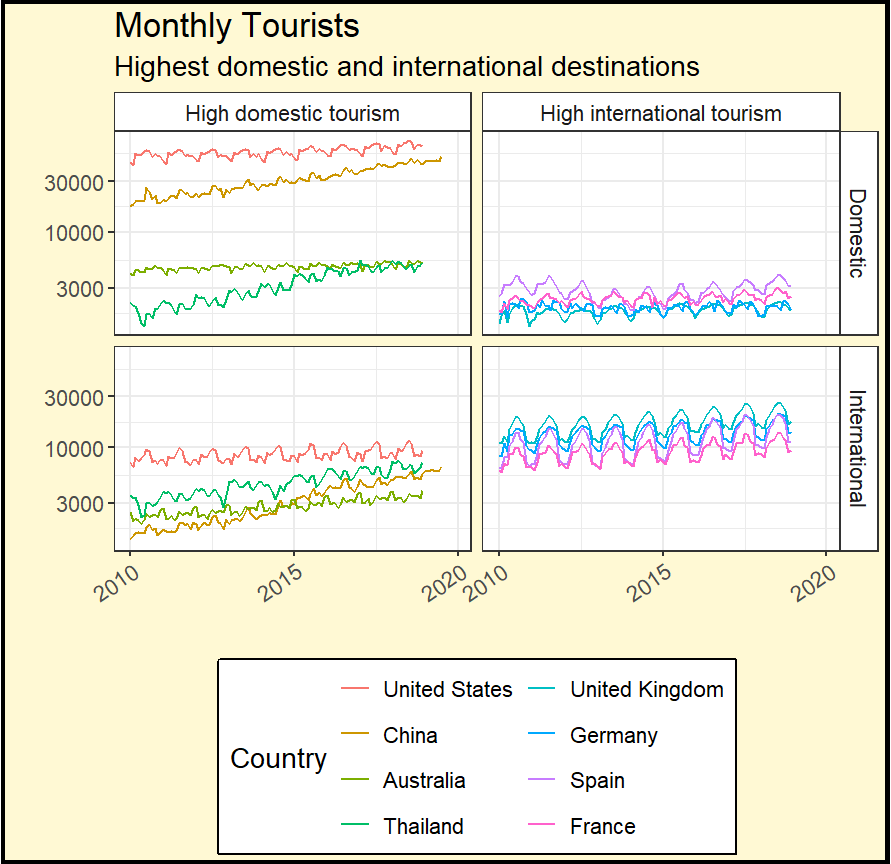

This figure's R source:
library(tidytuesdayR)
library(tidyverse)
library(gapminder)
library(scales)
library(countrycode)


# get data ----
tuesdata <- tidytuesdayR::tt_load(2024, week = 52)
global_holidays <- tuesdata$global_holidays
monthly_passengers <- tuesdata$monthly_passengers

# process data ----

top_int_tourists <- monthly_passengers |> 
        filter(Year==2018) |> 
        group_by(ISO3) |> 
        summarise(year_int=sum(International,na.rm = T)) |> 
        arrange(desc(year_int)) |> 
        slice(1:4)

top_dom_tourists <- monthly_passengers |> 
        filter(Year==2018) |> 
        group_by(ISO3) |> 
        summarise(year_dom=sum(Domestic,na.rm = T)) |> 
        arrange(desc(year_dom)) |> 
        slice(1:4)

monthly_passengers_plus <- monthly_passengers |> 
        mutate(date=dmy(paste("01-",Month,"-",Year)),
               class=ifelse(ISO3 %in% top_int_tourists$ISO3,
                            "High international tourism",
                            NA),
               class=ifelse(ISO3 %in% top_dom_tourists$ISO3,
                            "High domestic tourism",
                            class),
               Country=factor(countrycode(ISO3, "iso3c", "country.name"),
                           levels = countrycode(c(top_dom_tourists$ISO3,
                                                  top_int_tourists$ISO3), 
                                                "iso3c", 
                                                "country.name")
                           )
               )

public_holidays <- global_holidays |> 
        filter(
               Type=="Public holiday") |> 
        mutate(Year=year(Date),
               Month=month(Date)) |> 
        group_by(ISO3, Year, Month) |> 
        summarise(holidays=n())

## plot data ----
ggplot(data=monthly_passengers_plus |>
       filter(!is.na(class),
              #Year==2018
              ) |>
               pivot_longer(cols = c(Domestic, International)) |>
               filter(!name==""),
       aes(x=date, y=value, col=Country))+
        geom_line()+
        theme_bw()+
        scale_y_log10()+
        facet_grid(name~class)+
        theme(axis.text.x = element_text(angle=35, hjust=1))+
        ylab("")+xlab("")+
        guides(col=guide_legend(ncol=2))+
        ggtitle("Monthly Tourists",
                subtitle = "Highest domestic and international destinations")+
        theme(legend.position = "bottom",
              legend.spacing = unit(0, "mm"), 
              legend.box.background = element_rect(colour = "black",linewidth = 1),
              plot.background = element_rect(fill="#fff9d4",color="black",linewidth = 2),
              strip.background = element_rect(fill = "white"),
              aspect.ratio = 2/3.5,
              text = element_text(size=14))
ggsave("2024/week52.jpg")

# ggplot(data=monthly_passengers_plus |> 
#                left_join(public_holidays,
#                          by=join_by(ISO3,Year, Month))|>
#                filter(ISO3 =="ESP"),
#        aes(x=Month, y=Domestic))+
#         geom_line(aes(col=Year, group=Year))+
#         geom_point(aes(size=holidays))+
#         scale_x_continuous(breaks=seq(1,12,1))+
#         scale_size_continuous(breaks=c(1,2,3), 
#                               range = c(1,2))
